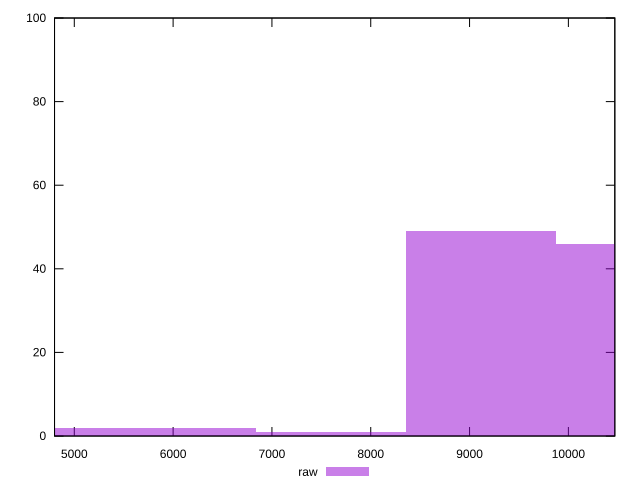

The gnuplot source for this figure:
reset

$raw <<EOF
10635.789003742339 46
9116.39057463629 49
7596.992145530241 1
6077.593716424193 2
4558.195287318145 2
EOF

set key outside below
set boxwidth 1519.3984291060483
set xrange [4800:10470]
set yrange [0:100]
set trange [0:100]
set style fill transparent solid 0.5 noborder
set terminal svg size 640, 490 enhanced background rgb 'white'
set output "reprap/uses-text-compression/samples/pages+cached+noexternal/raw/histogram.svg"

plot $raw title "raw" with boxes

reset
